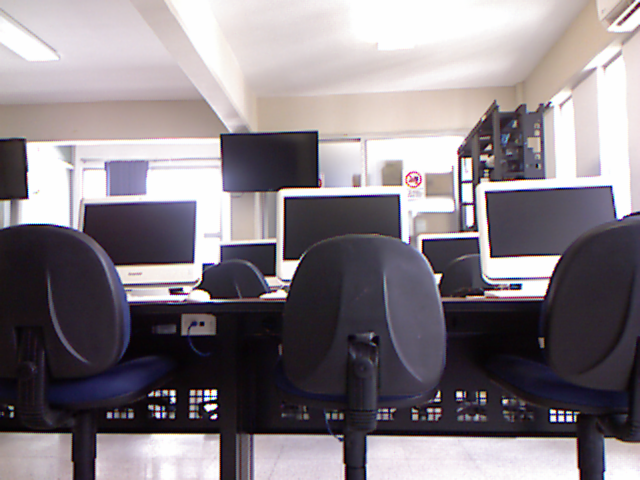
#> input picture Copias-Imagenes Verano/foto.png, 640 x 480 px
$ python modificar.py
#> lines starting #> are read from the running program, lines starting #| are printed output that depends on the picture
#import the necessary modules
import cv2
#import freenect
from matplotlib import pyplot as plt
import numpy as np


img = cv2.imread('foto.png',0)
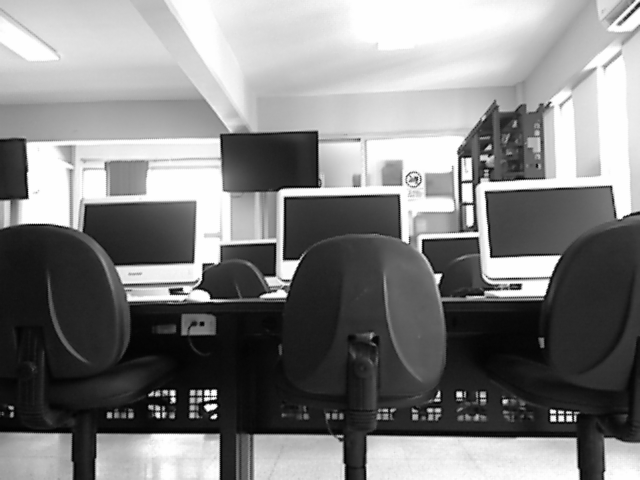
#> img: shape (480, 640); min 1, max 254, mean 129.7
#cv2.imshow('Foto',img)

kernel = np.ones((5,5),np.float32)/25
dst = cv2.filter2D(img,-1,kernel)
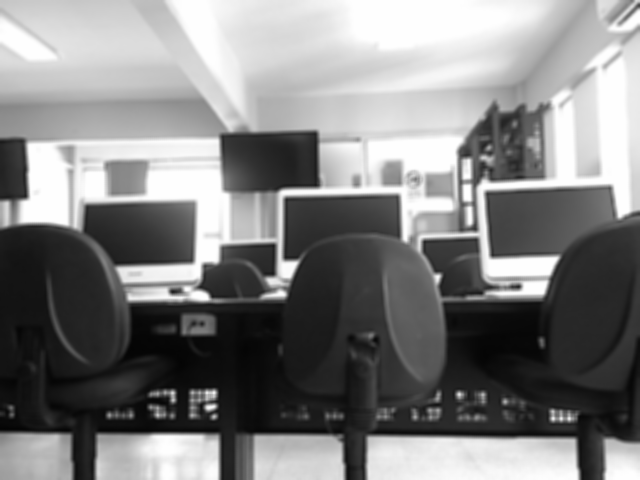
#> dst: shape (480, 640); min 3, max 254, mean 129.7

plt.subplot(121), plt.imshow(img), plt.title('Original')
plt.xticks([]), plt.yticks([])
plt.subplot(122),plt.imshow(dst),plt.title('Nueva')
plt.xticks([]), plt.yticks([])
plt.show()
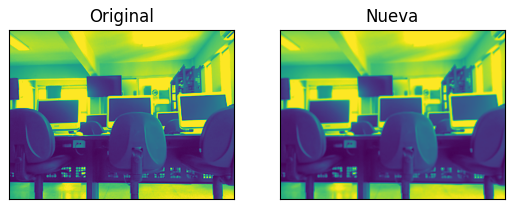
#> figure drawn by matplotlib, 2 panels
# [5 lines of commented-out code are left out]

$ run again, with Copias-Imagenes Verano/ContornosVarios.png copied over Copias-Imagenes Verano/foto.png
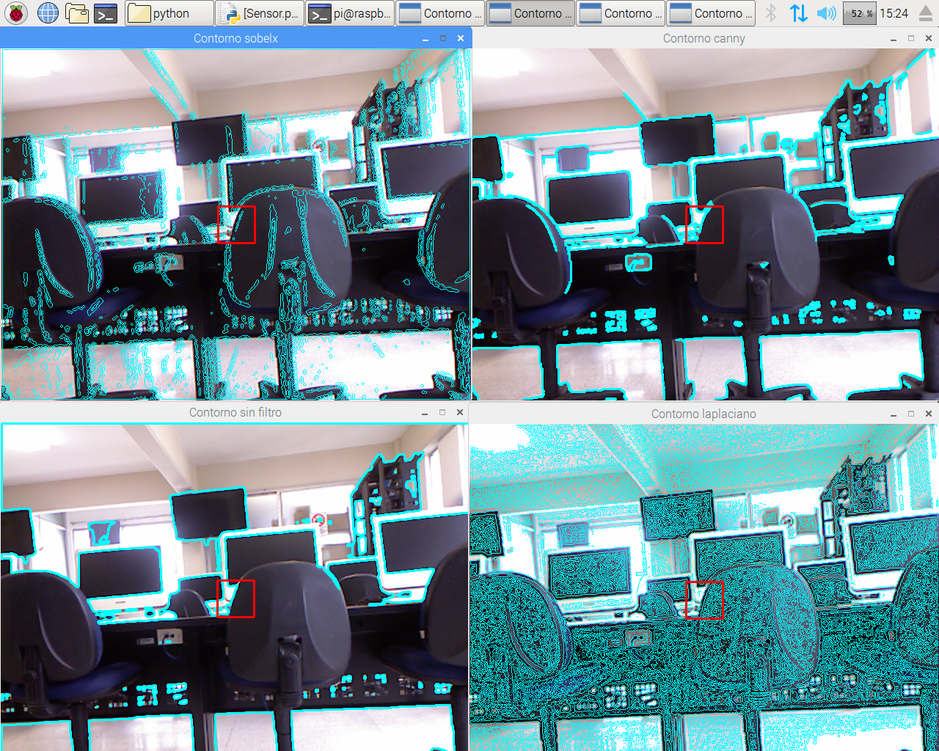
#> input picture Copias-Imagenes Verano/ContornosVarios.png, 939 x 751 px, shrunk from 1280 x 1024 before the run
#> `dst = cv2.filter2D(img,-1,kernel)`:
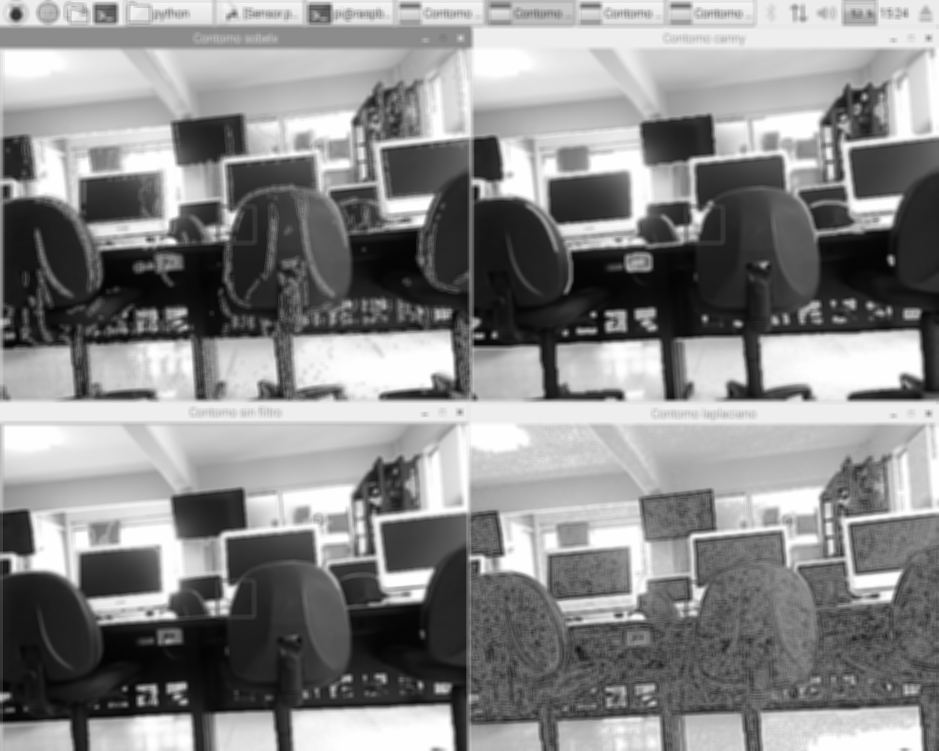
#> dst: shape (751, 939); min 4, max 254, mean 137.3
#> `plt.show()`:
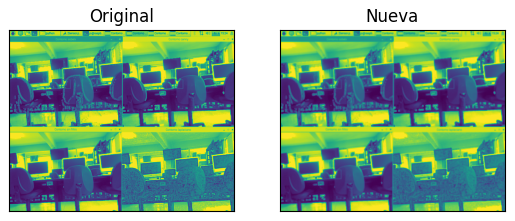
#> figure drawn by matplotlib, 2 panels
